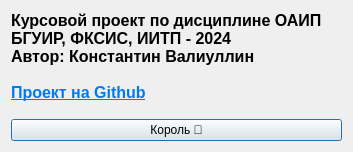
<?xml version="1.0" encoding="UTF-8"?>
<ui version="4.0">
 <class>AboutProgramWidget</class>
 <widget class="QDialog" name="AboutProgramWidget">
  <property name="geometry">
   <rect>
    <x>0</x>
    <y>0</y>
    <width>353</width>
    <height>152</height>
   </rect>
  </property>
  <property name="minimumSize">
   <size>
    <width>353</width>
    <height>152</height>
   </size>
  </property>
  <property name="maximumSize">
   <size>
    <width>353</width>
    <height>152</height>
   </size>
  </property>
  <property name="windowTitle">
   <string>О программе</string>
  </property>
  <layout class="QGridLayout" name="gridLayout">
   <item row="0" column="0">
    <layout class="QVBoxLayout" name="verticalLayout_2">
     <item>
      <layout class="QVBoxLayout" name="verticalLayout">
       <item>
        <widget class="QLabel" name="label_2">
         <property name="text">
          <string>&lt;html&gt;&lt;head/&gt;&lt;body&gt;&lt;p&gt;&lt;span style=&quot; font-size:12pt; font-weight:700;&quot;&gt;Курсовой проект по дисциплине ОАИП&lt;br/&gt;БГУИР, ФКСИС, ИИТП - 2024&lt;br/&gt;Автор: Константин Валиуллин&lt;/span&gt;&lt;/p&gt;&lt;/body&gt;&lt;/html&gt;</string>
         </property>
        </widget>
       </item>
       <item>
        <layout class="QHBoxLayout" name="horizontalLayout">
         <item>
          <widget class="QLabel" name="linkLabel">
           <property name="styleSheet">
            <string notr="true"/>
           </property>
           <property name="text">
            <string>&lt;html&gt;&lt;head/&gt;&lt;body&gt;&lt;p&gt;&lt;a href=&quot;https://github.com/SNEGIKON13/Password-Manager&quot;&gt;&lt;span style=&quot; font-size:12pt; font-weight:700; text-decoration: underline; color:#007af4;&quot;&gt;Проект на Github&lt;/span&gt;&lt;/a&gt;&lt;/p&gt;&lt;/body&gt;&lt;/html&gt;</string>
           </property>
          </widget>
         </item>
        </layout>
       </item>
      </layout>
     </item>
     <item>
      <widget class="QPushButton" name="pushButton">
       <property name="styleSheet">
        <string notr="true">font: 600 italic 12pt &quot;Segoe UI&quot;;</string>
       </property>
       <property name="text">
        <string>Король 🫅</string>
       </property>
      </widget>
     </item>
    </layout>
   </item>
  </layout>
 </widget>
 <resources/>
 <connections/>
</ui>
